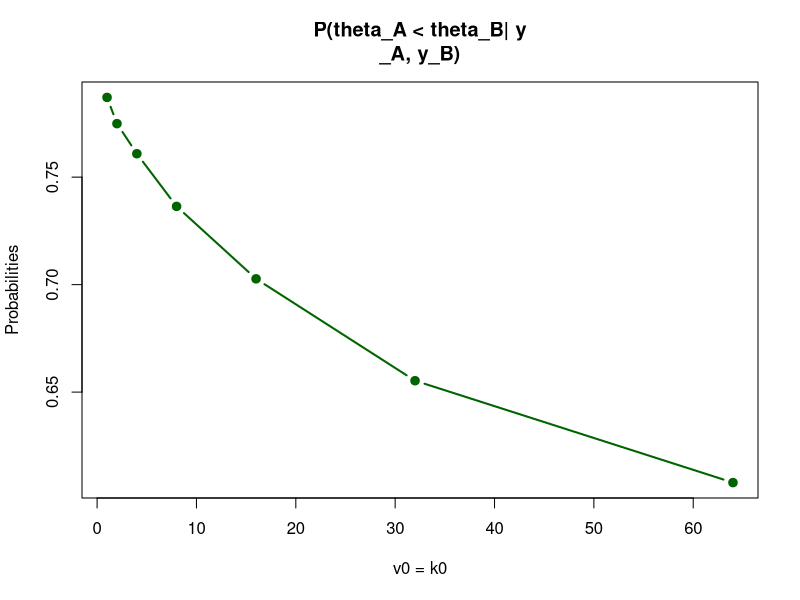

Recreate this plot in R.
## ---- chunk 1
set.seed(100)
# variables given by problem
n <- 16
ya <- 75.2
sa <- 7.3
yb <- 77.5
sb <- 8.1
mu0 <- 75
s20 <- 100
k0 <- c(1,2,4,8,16,32,64)
v0 <- c(1,2,4,8,16,32,64)
kn <- k0 + n
vn <- v0 + n
data <- data.frame(k0 = k0, v0 = v0)
## ---- chunk 2
#Calculate probabilites for each parameter value
# Create loop for each value in the length of k0
# Run a monte carlo simulation for group A (like from 5.1)
# Run a monte carlo simulation for group B (like from 5.1)
# Then take the mean of all times that theta_postsample_a is greater than theta_postsample_b
# Then concatenate with probs and add this to data from above
probs <- c()
for(i in 1:length(k0)){
 
#monte carlo simulation for A
 mu_na <- (k0[i] * mu0 + n * ya)/kn[i]
 var_na <- 1/vn[i] * (v0[i] * s20 + (n-1) * sa^2 + (k0[i] * n)/kn[i] * (ya - mu0)^2)
 s_postsample_a <- sqrt(1/rgamma(10000, vn[i]/2, var_na * vn[i]/2))
 theta_postsample_a <- rnorm(10000, mu_na, s_postsample_a/sqrt(kn[i]))
 
#monte carlo simulztion for B
 mu_nb <- (k0[i] * mu0 + n * yb)/kn[i]
 var_nb <- 1/vn[i] * (v0[i] * s20 + (n-1) * sb^2 + (k0[i] * n)/kn[i] * (yb - mu0)^2)
 s_postsample_b <- sqrt(1/rgamma(10000, vn[i]/2, var_nb * vn[i]/2))
 theta_postsample_b <- rnorm(10000, mu_nb, s_postsample_b/sqrt(kn[i]))
 
 #approximate probability theta_A < theta_B
 mean <- mean(theta_postsample_a < theta_postsample_b)
 probs <- c(probs, mean)
}

data$probabilites <- probs


## ---- chunk 3
# Plot findings
plot(x = v0, y = probs, xlab = "v0 = k0", ylab = "Probabilities", main = "P(theta_A < theta_B| y
_A, y_B)", pch=19, lwd=2, col="darkgreen", type="b")
